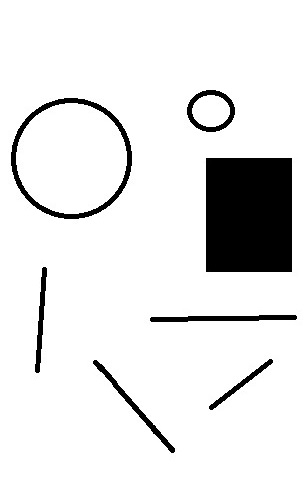
#> input picture PUM-master/Laboratorium 4/test.jpg, 308 x 479 px
$ jupyter execute --allow-errors 'Laboratorium 4 - OpenCV.ipynb'   (shell and % lines are left out)   (older library calls are emulated)
#> lines starting #> are read from the running program, lines starting #| are printed output that depends on the picture; after the words box and inside, x2 and y2 are one past the last pixel; in counts of white or black regions, pixels touching at a corner belong together
<H3>Wczytwanie i przetwarzanie obrazów za pomocą biblioteki OpenCV</H3>

Importowanie potrzebnych bibliotek

[cell 1]
import matplotlib.pyplot as plt
import numpy as np
import csv
import cv2
import math

Wczytwanie danych

[cell 2]
# function for reading the images
# arguments: path to the traffic sign data, for example './GTSRB/Training'
# returns: list of images, list of corresponding labels
def readTrafficSigns(rootpath):
    '''Reads traffic sign data for German Traffic Sign Recognition Benchmark.

    Arguments: path to the traffic sign data, for example './GTSRB/Training'
    Returns:   list of images, list of corresponding labels'''
    images = [] # images
    labels = [] # corresponding labels
    # loop over all 42 classes
    for c in range(0,43):
        prefix = rootpath + '/' + format(c, '05d') + '/' # subdirectory for class
        gtFile = open(prefix + 'GT-'+ format(c, '05d') + '.csv') # annotations file
        gtReader = csv.reader(gtFile, delimiter=';') # csv parser for annotations file
        next(gtReader)
        # loop over all images in current annotations file
        for row in gtReader:
            x1,y1,x2,y2 = map(int,row[3:7])
            images.append(np.array(plt.imread(prefix + row[0]))[y1:y2,x1:x2]) # the 1th column is the filename
            labels.append(int(row[7])) # the 8th column is the label
        gtFile.close()
    return np.array(images), np.array(labels)

Wczytanie danych z folderu

[cell 3]
path = r"..\GTSRB\Final_Training\Images"
#> (the rest of this cell did not finish here and is left out)

Wybranie jednego przykładu do analizy

[cell 4]
img_nr = 35000
plt.figure()
#> (the rest of this cell did not finish here and is left out)

Wyświetlanie obrazu za pomocą OpenCV. Zamknięcie okna przez naciśnięcie dowolnego klawisza.

#> (a cell that did not finish here is left out)

Wyświetlanie powiększonego obrazu.

#> (a cell that did not finish here is left out)

OpenCV przechowuje obrazy w formie macierzy pikseli, z których każdy zawiera trzy wartości kolorów BGR.<br>
Należy więc zmienić format zapisu danych z RGB do BGR.

#> (a cell that did not finish here is left out)

#> (a cell that did not finish here is left out)

#> (a cell that did not finish here is left out)

#> (a cell that did not finish here is left out)

<H4>Hitogram obrazu czarno-białego</H4>

#> (a cell that did not finish here is left out)

<H4>Hitogram obrazu kolorowego</H4>

[cell 12]
color = ('b','g','r')
#> (the rest of this cell did not finish here and is left out)

<H2>HOG descriptor - Histogram of Oriented Gradients</H2>

Wczytujemy i zmiejszamy przykładowy obraz

[cell 13]
test = cv2.imread('./test.jpg')
#> test is the input picture: shape (479, 308, 3); min 0, max 255, mean 229.8
width, height, channels = np.shape(test)
#> width = 479; height = 308; channels = 3
width, height = width//2, height//2
#> width = 239; height = 154
test = cv2.resize(test, ( height, width) )
#> test: shape (239, 154, 3)

[cell 14]
plt.imshow(test)

Za pomocą operatora Sobela wykrywane są krawędzie - gradienty

[cell 15]
test_f = np.float32(test) / 255.0

# Calculate gradient
gx = cv2.Sobel(test_f, cv2.CV_32F, 1, 0, ksize=1)
gy = cv2.Sobel(test_f, cv2.CV_32F, 0, 1, ksize=1)
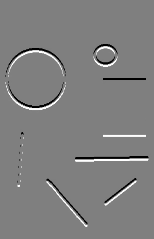
#> gy: shape (239, 154, 3) float32; min -1, max 1, mean -1.94e-10; drawn with min black and max white

f, (ax1, ax2) = plt.subplots(1, 2)
ax1.imshow((gx+1)/2.)
ax1.set_title("Vertical edges dx")

ax2.imshow((gy+1)/2.)
ax2.set_title("Horizontal edges dy")
plt.show()

Zmiana współrzędnych z kartezjańskich na polarne.<br>
$ g = \sqrt{g_x^2+g_y^2} \\
\theta = arctan(\frac{g_y}{g_x}) $

[cell 16]
magnitude, angle = cv2.cartToPolar(gx, gy, angleInDegrees=True)
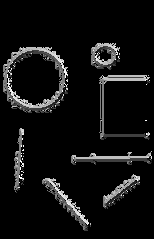
#> angle: shape (239, 154, 3) float32; min 0, max 359.8, mean 23.7; drawn with min black and max white
plt.imshow(magnitude/np.max(magnitude))
plt.title("Magnitude of gradient")

Następny krok to podział obrazu na komórki o rozmiarze 8x8, w takiej komórce spodziewamy się objąć dyskryminatywną cechę. Rozmiar powinien zależeć od rozdzielczości obrazka i rodzaju cech jakich szukamy. Każdą komórkę opiszemy za pomocą 9 liczb, zamiast 128.

[cell 17]
cellSize=16
test_cells=np.copy(test)
for x in range(1, width//cellSize+1):
    test_cells[x*cellSize,:]=1
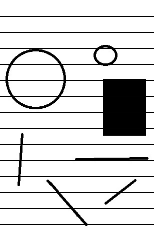
#> test_cells: shape (239, 154, 3); min 0, max 255, mean 216.6
for y in range(1, height//cellSize+1):
    test_cells[:,y*cellSize]=1
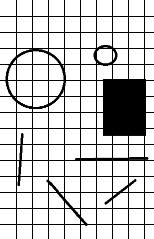
#> test_cells: shape (239, 154, 3); 5.44% of pixels changed, all inside (x1, y1, x2, y2) = (16, 0, 145, 239)
plt.imshow(test_cells)

[cell 18]
x=6
y=7
plt.imshow(test[y*cellSize:(y+1)*cellSize, x*cellSize:(x+1)*cellSize])
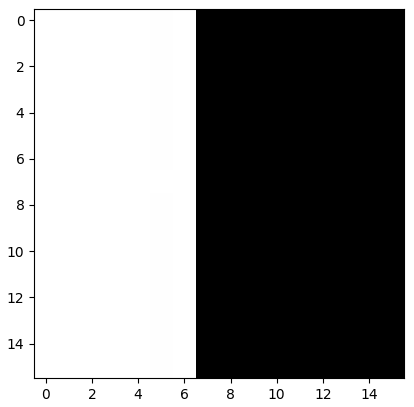
#> figure drawn by matplotlib, 1 panel

Dla każdej komórki liczony jest histogram gradientów. Histogram ma nbins przedziałów, z których każdy odpowiada kątom. Każdy piksel dla którego był obliczony gradient głosuje na odpowiedni kąt z wykorzystaniem wielkości tego gradientu. Na przykład analizując parę wartości: kąt = 5, wielkość = 20. Zwiększyć należy wartości w przedziałach o indeksie 0 i 1, w proporcjach 1:3, czyli przedział 0 zostanie zwiększony o 5, a przedział 1 o 15.

|Indeks| 0 | 1 | 2 | 3 | 4 | 5 | 6 | 7 | 8 |
|--------|--------|--------|--------|--------|--------|--------|--------|--------|--------|
| Kąt | 0 | 20 | 40 | 60 | 80 | 100 | 120 | 140 | 160 |

[//]: # (| Zakres | 170 - 10 |10 - 30 |30 - 50 |50 - 70 |70 - 90 |90 - 110 |110 - 130 |130 - 150 |150 - 170 |)

[cell 19]
def getHOGforCell(cell_magnitude, cell_angle, nbins=9):
#> called with cell_magnitude = array of shape (16, 16, 3), cell_angle = array of shape (16, 16, 3), nbins = 9
    result = np.zeros((nbins))
    bin_size=180/nbins

    for mag, ang in zip(np.reshape(cell_magnitude,(-1,1)), np.reshape(cell_angle,(-1,1)) ):
        bin_idx=ang/180.*9
        l_bin = int(bin_idx)
        r_bin = math.ceil(bin_idx)

        if l_bin==nbins:
            l_bin=0
        if r_bin==nbins:
            r_bin=0

        ratio = bin_idx - l_bin

        result[l_bin] += mag*ratio
        result[r_bin] += mag*(1-ratio)
#> this loop made 768 passes
#> (mag, ang, bin_idx, ratio) on passes 1 to 3: ([0], [0], [0], [0]), ([0], [0], [0], [0]), ([0], [0], [0], [0])
#> after the loop, result = [0, 0, 0.00294, 0.00882, 48, 48, 0.00882, 0.00294, 0]
    return result

Wizualizacja histogramu dla jednej komórki.

[cell 20]
hist = getHOGforCell(magnitude[y*cellSize:(y+1)*cellSize, x*cellSize:(x+1)*cellSize],
                         angle[y*cellSize:(y+1)*cellSize, x*cellSize:(x+1)*cellSize]/2.)
#> hist has the same summary as result in getHOGforCell
plt.figure()
plt.bar(np.arange(0,180,20), hist, width=18)
plt.xticks(np.arange(0,180,20))

Obliczenie histogramów gradientów dla wszystkich komorek w obrazie.

[cell 21]
HOG = np.zeros(((height//cellSize),(width//cellSize),9))
for x in range(height//cellSize):
    for y in range(width//cellSize):
        HOG[x,y] = getHOGforCell(magnitude[y*cellSize:(y+1)*cellSize, x*cellSize:(x+1)*cellSize],
                                 angle[y*cellSize:(y+1)*cellSize, x*cellSize:(x+1)*cellSize]/2.)

[cell 22]
def displayHOG(img, HOG):
    width, height, channels = np.shape(img)
#> width = 239; height = 154; channels = 3
    plt.imshow(test_cells)
    colors = ('y','yellow','orange','r','darkviolet','b','c','g','lime')

    for x in range(height//cellSize):
        for y in range(width//cellSize):
            mx = x * cellSize + cellSize/2;
            my = y * cellSize + cellSize/2;

            for i in range(9):
                gradientMagnitude = HOG[x,y,i]

                gradientAngle = i * np.pi/9. + np.pi/2

                X = gradientMagnitude * np.cos(gradientAngle)
                Y = gradientMagnitude * np.sin(gradientAngle)

                scale = 0.05

                x1 = mx - X * scale
                y1 = my - Y * scale
                x2 = mx + X * scale
                y2 = my + Y * scale

                plt.plot([x1,x2], [y1,y2],c=colors[i])

[cell 23]
displayHOG(test_cells, HOG)
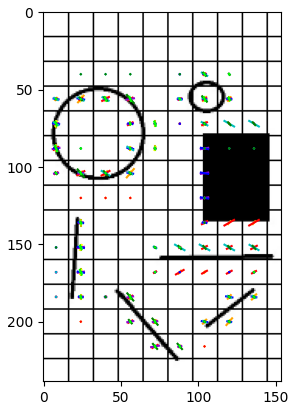
#> figure drawn by matplotlib, 1 panel

W cely zminimalizowania wpływu jasności obrazu na gradienty wykonywana jest normalizacja.

[cell 24]
def normalizeHOG(HOG, blockSize):
#> called with HOG = array of shape (9, 14, 9), blockSize = (2, 2)
    width, height, channels = np.shape(HOG)
#> width = 9; height = 14; channels = 9
    result = np.zeros(np.shape(HOG))
    for x in range(width//blockSize[1]):
        for y in range(height//blockSize[0]):
            xb =     x*blockSize[0]
            xe = (x+1)*blockSize[0]
            yb =     y*blockSize[1]
            ye = (y+1)*blockSize[1]
            vector_len = np.linalg.norm(HOG[ xb:xe, yb:ye])

            if vector_len!=0:
                result[xb:xe, yb:ye] = HOG[xb:xe, yb:ye]/vector_len *100

    return result

[cell 25]
HOG_normalized = normalizeHOG(HOG, (2,2))
displayHOG(test_cells, HOG_normalized)

<H2>Analiza obrazu dłoni</H2>

Wczytywanie za pomocą opencv

[cell 26]
h1 = cv2.imread('./1.jpg')
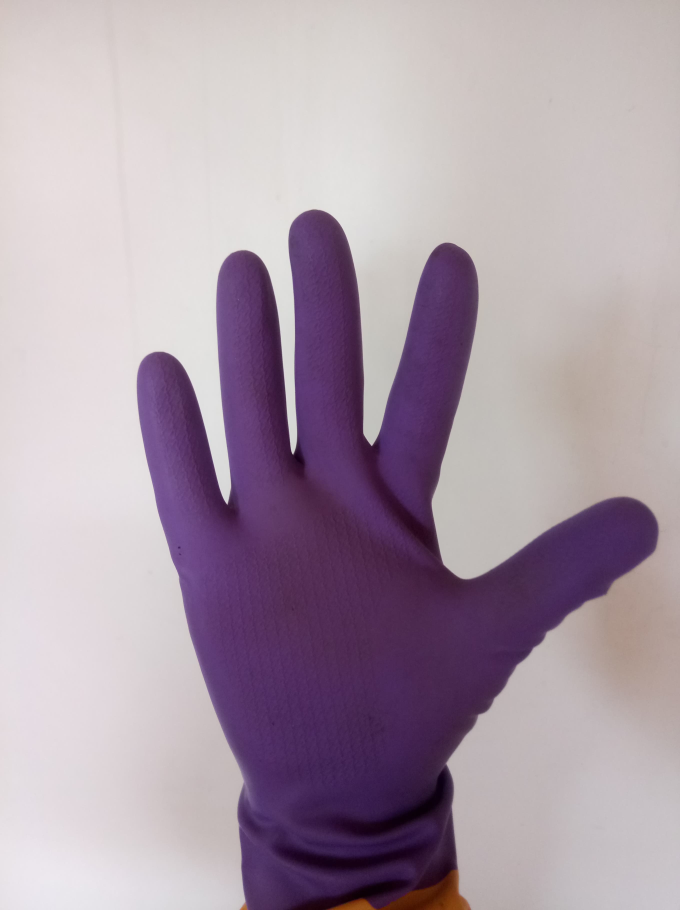
#> input picture PUM-master/Laboratorium 4/1.jpg, 2720 x 3640 px (shown at 1/4 size)
#> h1 is the input picture: shape (3640, 2720, 3); mean B, G, R 169, 156.6, 171.9
width, height, channels = np.shape(h1)
#> width = 3640; height = 2720
width, height
#> Out = (3640, 2720)

[cell 27]
cv2.imshow("hand1",  cv2.resize(h1, (300, 400)) )
cv2.waitKey(5000)
cv2.destroyAllWindows()

Wybranie obszarów o interesującym nas kolorze

[cell 28]
#zmiana przestrzeni kolorów z BGR do HSV
h1_hsv = cv2.cvtColor(h1, cv2.COLOR_BGR2HSV)
#> h1_hsv: shape (3640, 2720, 3); mean H, S, V 96.7, 46.5, 175.3

#określenie zakresu kolorów, które nas interesują (w przestrzeni HSV)
lower = np.array([120,30,30])
upper = np.array([160,255,255])

#Progowanie obrazu za pomocą zdefiniowanych zakresów
h1_mask = cv2.inRange(h1_hsv, lower, upper)
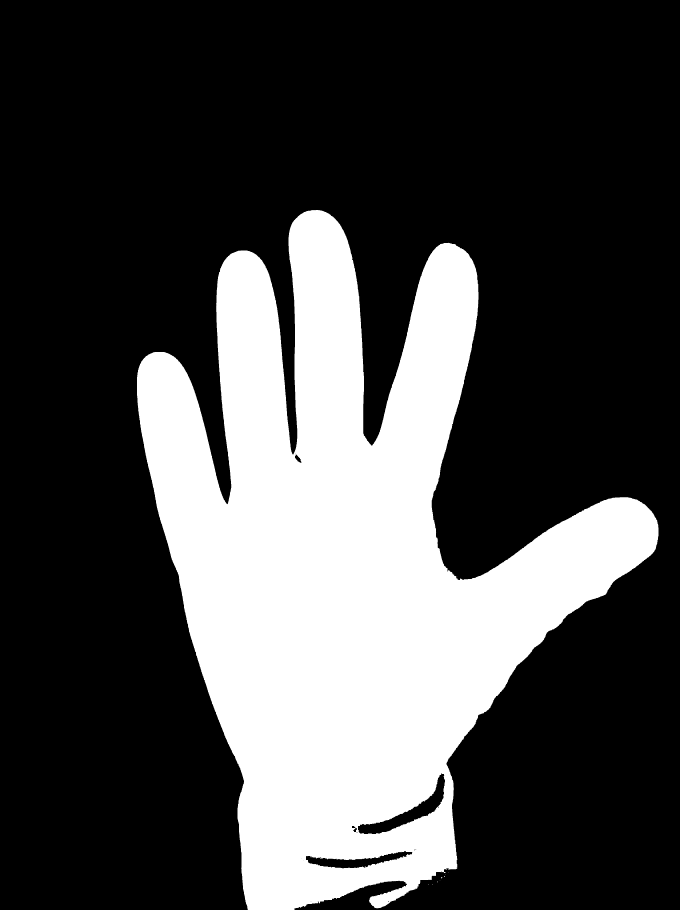
#> h1_mask: shape (3640, 2720) (shown at 1/4 size); 28.2% white; 12 white regions (11 under 20 px)

cv2.imshow("hand1",  cv2.resize(h1_mask, (300, 400)) )
cv2.waitKey(5000)
cv2.destroyAllWindows()

Dokumentacja:
https://docs.opencv.org/2.4/modules/imgproc/doc/structural_analysis_and_shape_descriptors.html

[cell 29]
contours, hierarchy = cv2.findContours(h1_mask, cv2.RETR_TREE , cv2.CHAIN_APPROX_NONE)
#> contours = 36 contours, 29 with area under 20; largest, box (x1, y1, x2, y2) and area: (548, 840, 2634, 3640) 2819344, (1431, 3094, 1781, 3337) 18904, (1223, 3404, 1651, 3474) 12241, (1179, 1817, 1207, 1852) 446, (1411, 3311, 1428, 3329) 164, (1407, 3303, 1423, 3313) 106, (1655, 3398, 1666, 3403) 22
#> (the rest of this cell did not finish here and is left out)

[cell 30]
print(len(contours))
#| 36

[cell 31]
h1_contours = np.copy(h1)

cv2.drawContours(h1_contours, contours, 0, (0,255,0), 20, hierarchy=hierarchy, maxLevel = 0)
cv2.drawContours(h1_contours, contours, 1, (255,255,255), 20, hierarchy=hierarchy, maxLevel = 0)
cv2.drawContours(h1_contours, contours, 2, (0,0,255), 20, hierarchy=hierarchy, maxLevel = 0)

cv2.imshow("Contours", cv2.resize(h1_contours, (300, 400)))
cv2.waitKey(5000)
cv2.destroyAllWindows()

[cell 32]
for c in contours:
    print(len(c))
#> this loop made 36 passes
#> c on passes 1, 2, 3, 5, 8, 9, 10, 14, 18, 19, 23, 32: [[1526, 3575], [1527, 3575]], [[1728, 3536], [1728, 3537], [1729, 3537], [1729, 3536]], [[1712, 3536], [1712, 3537], [1713, 3537], [1713, 3536]], [[1759, 3520], [1760, 3520]], [[1780, 3499], [1781, 3499]], [[1792, 3488], [1792, 3489]], [[1829, 2306]], [[1502, 3584], [1503, 3583], [1504, 3584], [1503, 3585]], [[1214, 3440], [1215, 3439], [1216, 3440], [1215, 3441]], [[1206, 3432], [1207, 3431], [1208, 3432], [1207, 3433]], [[1240, 3431], [1241, 3431]], [[1823, 2308], [1824, 2307], [1825, 2308], [1824, 2309]]
#| 2
#| 4
#| 4
#| 7
#| 2
#| 16
#| 9
#| 2
#> (further printed lines are left out)

[cell 33]
long_contours = [c for c in contours if len(c)>100]
#> long_contours = 3 contours; box (x1, y1, x2, y2) and area: (548, 840, 2634, 3640) 2819344, (1431, 3094, 1781, 3337) 18904, (1223, 3404, 1651, 3474) 12241
for c in long_contours:
    print(len(c))
#> this loop made 3 passes
#| 13079
#| 998
#| 985

[cell 34]
h1_contours = np.copy(h1)

cv2.drawContours(h1_contours, long_contours, 0, (0,255,0), 20, hierarchy=hierarchy, maxLevel = 0)
cv2.drawContours(h1_contours, long_contours, 1, (255,0,0), 20, hierarchy=hierarchy, maxLevel = 0)
cv2.drawContours(h1_contours, long_contours, 2, (0,0,255), 20, hierarchy=hierarchy, maxLevel = 0)

cv2.imshow("Contours", cv2.resize(h1_contours, (300, 400)))
cv2.waitKey(5000)
cv2.destroyAllWindows()

Obliczanie pola konturu

[cell 35]
cv2.contourArea(long_contours[0])
#> Out = 2819344.5

Obliczanie obwodu konturu

[cell 36]
cv2.arcLength(long_contours[0],True)#drugi parametr wskazuje na to czy kontur jest zamknięty czy nie
#> Out = 14532.5

Wielokąt wypukły zawierający kontur

[cell 37]
#zmiana obrazu z kolorowego na czarno-biały
h1_gray = cv2.cvtColor(h1,cv2.COLOR_BGR2GRAY)
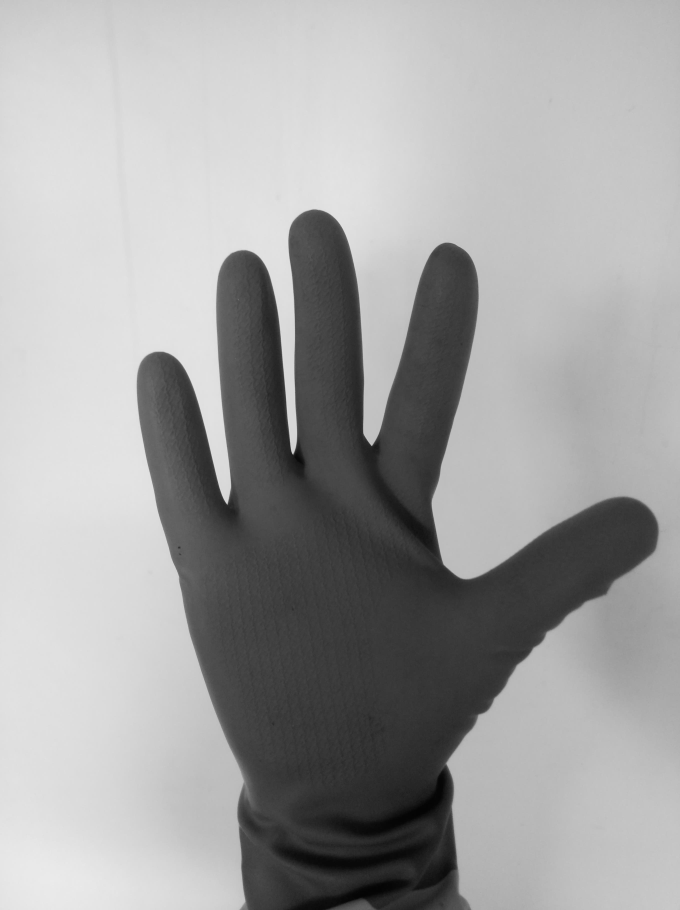
#> h1_gray: shape (3640, 2720) (shown at 1/4 size); min 3, max 240, mean 162.6

convex_hull = cv2.convexHull(long_contours[0])
#> convex_hull = contour of 56 points, box (x1, y1, x2, y2) (548, 840, 2634, 3640), area 3958383

h1_convex_hull = np.zeros_like(h1)

cv2.drawContours(h1_convex_hull, long_contours, 0, (255, 0, 0), 20)
cv2.drawContours(h1_convex_hull, [convex_hull], 0, (0, 0, 255), 20)

cv2.imshow("Convex Hull", cv2.resize(h1_convex_hull, (300, 400)))
cv2.waitKey(5000)
cv2.destroyAllWindows()

Wycięcie ręki z obrazka

[cell 38]
#Utworzenie maski, gdzie biały - 255 oznacza fragmenty, które chcemy zostawić, a czarny - 0 te których się pozbedziemy
mask = np.zeros_like(h1_gray)
cv2.drawContours(mask, long_contours, 0, 255, -1)
#> mask: shape (3640, 2720); 28.5% white; 1 white region, box (x1, y1, x2, y2) and area: (548, 840, 2634, 3640) 2825885

cv2.imshow('Mask', cv2.resize(mask, (300, 400)))
cv2.waitKey(0)
cv2.destroyAllWindows()

#przepisujemy na pustą tablicę te wartości pixeli gdzie maska jest równa 255
h1_extracted = np.zeros_like(h1_gray)
h1_extracted[mask == 255] = h1_gray[mask == 255]

cv2.imshow('Output', cv2.resize(h1_extracted, (300, 400)))
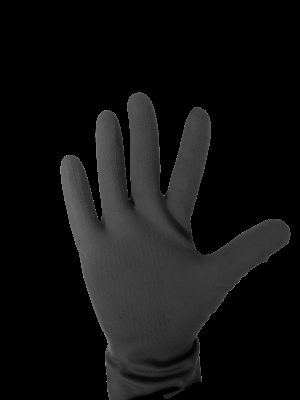
#> window 'Output': shape (400, 300); min 0, max 160, mean 17.4
cv2.waitKey(0)
cv2.destroyAllWindows()

Obliczanie momentu

$ M_{ij} = \sum _{x}^{}  \sum _{y}^{} x^iy^jI(x,y) $

Najprostrzy moment $M_{00}$

$ M_{00} = \sum _{x}^{}  \sum _{y}^{} I(x,y) $

[cell 39]
M = cv2.moments(h1_extracted)
#> M = moments, m00 172307934, centre m10/m00, m01/m00 = (1341.6, 2203.8)
M
#> Out has the same summary as M

Obliczanie geometrycznego środka za pomocą momentów

[cell 40]
(M["m10"]/M["m00"], M["m01"]/M["m00"])
#> Out = (1341.6, 2203.8)

[cell 41]
HM = cv2.HuMoments(M)
#> HM = [0.0036, 2.02e-06, 2.38e-09, 2.1e-10, 4.46e-20, -2.25e-13, -1.41e-19]
HM
#> Out has the same summary as HM

Momenty Hu w skali logarytmicznej

$ H_{i} = -log|h_i| $

[cell 42]
HM_log = [-math.log(abs(hm)) for hm in HM]
#> HM_log = [5.63, 13.11, 19.86, 22.28, 44.56, 29.12, 43.4]
HM_log
#> Out = [5.63, 13.11, 19.86, 22.28, 44.56, 29.12, 43.4]
